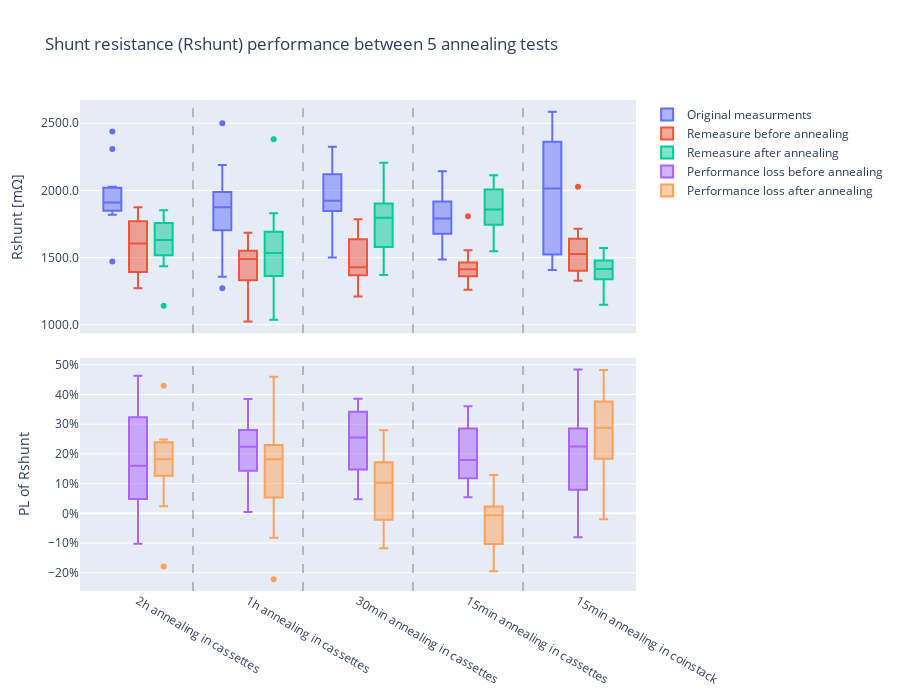

This figure's notebook cell:
### Code cell
Annealing_test_wide_Rshunt = Annealing_test_wide[Annealing_test_wide['Rshunt_PLaA'] < 0.6]
Annealing_test_wide_Rshunt = Annealing_test_wide_Rshunt[Annealing_test_wide_Rshunt['Rshunt_PLbA'] < 0.6]

fig_Rshunt = make_subplots(rows=2, cols=1,shared_xaxes = True, vertical_spacing=0.05)

fig_Rshunt.add_trace(
    go.Box(y=Annealing_test_wide_Rshunt['Rshunt [mΩ]'], x = Annealing_test_wide_Rshunt["Notes"], 
           name = "Original measurments", offsetgroup = "A"),
    row=1, col=1
)

fig_Rshunt.add_trace(
    go.Box(y=Annealing_test_wide_Rshunt['Rshunt [mΩ].1'], x = Annealing_test_wide_Rshunt["Notes"], 
           name = "Remeasure before annealing", offsetgroup = "B"),
    row=1, col=1
)

fig_Rshunt.add_trace(
    go.Box(y=Annealing_test_wide_Rshunt['Rshunt [mΩ].2'], x = Annealing_test_wide_Rshunt["Notes"], 
           name = "Remeasure after annealing", offsetgroup = "C"),
    row=1, col=1
)

fig_Rshunt.add_trace(
    go.Box(y=Annealing_test_wide_Rshunt['Rshunt_PLbA'], x = Annealing_test_wide_Rshunt["Notes"], 
           name = "Performance loss before annealing", offsetgroup = "B"),
    row=2, col=1
)

fig_Rshunt.add_trace(
    go.Box(y=Annealing_test_wide_Rshunt['Rshunt_PLaA'], x = Annealing_test_wide_Rshunt["Notes"], 
           name = "Performance loss after annealing", offsetgroup = "C"),
    row=2, col=1
)

vx = 0.5
fig_Rshunt.add_vline(x=vx, line_width=1, line_dash="dash", line_color="grey")
fig_Rshunt.add_vline(x=vx+1, line_width=1, line_dash="dash", line_color="grey")
fig_Rshunt.add_vline(x=vx+2, line_width=1, line_dash="dash", line_color="grey")
fig_Rshunt.add_vline(x=vx+3, line_width=1, line_dash="dash", line_color="grey")

fig_Rshunt.update_layout(title="Shunt resistance (Rshunt) performance between 5 annealing tests",
                         boxmode='group', height=700, width=900,
                         yaxis=dict(title="Rshunt [mΩ]", tickformat=".1f"),
                         yaxis2=dict(title="PL of Rshunt", dtick=0.1,tickformat=".0%")
                    )
fig_Rshunt.write_image("2.5 Shunt resistance (Rshunt) performance between 5 annealing tests.png", scale=3, width=900, height=600) 
fig_Rshunt.show()

### Figure 1 — Plotly figure (JSON) as saved in the notebook; plotly's stock layout.template omitted (floating-point values rounded to 4 significant figures)
{"data": [{"name": "Original measurments", "offsetgroup": "A", "type": "box", "x": ["2h annealing in cassettes", "2h annealing in cassettes", "2h annealing in cassettes", "2h annealing in cassettes", "2h annealing in cassettes", "2h annealing in cassettes", "2h annealing in cassettes", "2h annealing in cassettes", "2h annealing in cassettes", "2h annealing in cassettes", "2h annealing in cassettes", "1h annealing in cassettes ", "1h annealing in cassettes ", "1h annealing in cassettes ", "1h annealing in cassettes ", "1h annealing in cassettes ", "1h annealing in cassettes ", "1h annealing in cassettes ", "1h annealing in cassettes ", "1h annealing in cassettes ", "1h annealing in cassettes ", "1h annealing in cassettes ", "1h annealing in cassettes ", "30min annealing in cassettes", "30min annealing in cassettes", "30min annealing in cassettes", "30min annealing in cassettes", "30min annealing in cassettes", "30min annealing in cassettes", "30min annealing in cassettes", "30min annealing in cassettes", "30min annealing in cassettes", "30min annealing in cassettes", "30min annealing in cassettes", "15min annealing in cassettes", "15min annealing in cassettes", "15min annealing in cassettes", "15min annealing in cassettes", "15min annealing in cassettes", "15min annealing in cassettes", "15min annealing in cassettes", "15min annealing in cassettes", "15min annealing in cassettes", "15min annealing in cassettes", "15min annealing in cassettes", "15min annealing in cassettes", "15min annealing in coinstack", "15min annealing in coinstack", "15min annealing in coinstack", "15min annealing in coinstack", "15min annealing in coinstack", "15min annealing in coinstack", "15min annealing in coinstack", "15min annealing in coinstack", "15min annealing in coinstack", "15min annealing in coinstack", "15min annealing in coinstack", "15min annealing in coinstack", "15min annealing in coinstack", "15min annealing in coinstack"], "xaxis": "x", "y": [2308.0, 1471.0, 2000.0, 1911.0, 1875.0, 1818.0, 1840.0, 1887.0, 2027.0, 2439.0, 1923.0, 2190.0, 1271.0, 1622.0, 2027.0, 2500.0, 1852.0, 1357.0, 1923.0, 1786.0, 1807.0, 1948.0, 1899.0, 1974.0, 1899.0, 2174.0, 2326.0, 1807.0, 2055.0, 1500.0, 2143.0, 1863.0, 1840.0, 1923.0, 1775.0, 1807.0, 1485.0, 1724.0, 1829.0, 1579.0, 1923.0, 1911.0, 1630.0, 2143.0, 2041.0, 1775.0, 1523.0, 2586.0, 1841.0, 1923.0, 2000.0, 2362.0, 2479.0, 2586.0, 1429.0, 1485.0, 2041.0, 2055.0, 2027.0, 1408.0], "yaxis": "y"}, {"name": "Remeasure before annealing", "offsetgroup": "B", "type": "box", "x": ["2h annealing in cassettes", "2h annealing in cassettes", "2h annealing in cassettes", "2h annealing in cassettes", "2h annealing in cassettes", "2h annealing in cassettes", "2h annealing in cassettes", "2h annealing in cassettes", "2h annealing in cassettes", "2h annealing in cassettes", "2h annealing in cassettes", "1h annealing in cassettes ", "1h annealing in cassettes ", "1h annealing in cassettes ", "1h annealing in cassettes ", "1h annealing in cassettes ", "1h annealing in cassettes ", "1h annealing in cassettes ", "1h annealing in cassettes ", "1h annealing in cassettes ", "1h annealing in cassettes ", "1h annealing in cassettes ", "1h annealing in cassettes ", "30min annealing in cassettes", "30min annealing in cassettes", "30min annealing in cassettes", "30min annealing in cassettes", "30min annealing in cassettes", "30min annealing in cassettes", "30min annealing in cassettes", "30min annealing in cassettes", "30min annealing in cassettes", "30min annealing in cassettes", "30min annealing in cassettes", "15min annealing in cassettes", "15min annealing in cassettes", "15min annealing in cassettes", "15min annealing in cassettes", "15min annealing in cassettes", "15min annealing in cassettes", "15min annealing in cassettes", "15min annealing in cassettes", "15min annealing in cassettes", "15min annealing in cassettes", "15min annealing in cassettes", "15min annealing in cassettes", "15min annealing in coinstack", "15min annealing in coinstack", "15min annealing in coinstack", "15min annealing in coinstack", "15min annealing in coinstack", "15min annealing in coinstack", "15min annealing in coinstack", "15min annealing in coinstack", "15min annealing in coinstack", "15min annealing in coinstack", "15min annealing in coinstack", "15min annealing in coinstack", "15min annealing in coinstack", "15min annealing in coinstack"], "xaxis": "x", "y": [1463.0, 1622.0, 1370.0, 1604.0, 1786.0, 1724.0, 1493.0, 1271.0, 1840.0, 1310.0, 1875.0, 1563.0, 1266.0, 1395.0, 1471.0, 1538.0, 1402.0, 1024.0, 1639.0, 1205.0, 1538.0, 1685.0, 1508.0, 1685.0, 1210.0, 1402.0, 1429.0, 1345.0, 1744.0, 1429.0, 1493.0, 1408.0, 1357.0, 1786.0, 1554.0, 1442.0, 1382.0, 1449.0, 1478.0, 1316.0, 1382.0, 1807.0, 1449.0, 1370.0, 1351.0, 1261.0, 1402.0, 1333.0, 1408.0, 1685.0, 1429.0, 1639.0, 1630.0, 2027.0, 1327.0, 1604.0, 1563.0, 1714.0, 1493.0, 1370.0], "yaxis": "y"}, {"name": "Remeasure after annealing", "offsetgroup": "C", "type": "box", "x": ["2h annealing in cassettes", "2h annealing in cassettes", "2h annealing in cassettes", "2h annealing in cassettes", "2h annealing in cassettes", "2h annealing in cassettes", "2h annealing in cassettes", "2h annealing in cassettes", "2h annealing in cassettes", "2h annealing in cassettes", "2h annealing in cassettes", "1h annealing in cassettes ", "1h annealing in cassettes ", "1h annealing in cassettes ", "1h annealing in cassettes ", "1h annealing in cassettes ", "1h annealing in cassettes ", "1h annealing in cassettes ", "1h annealing in cassettes ", "1h annealing in cassettes ", "1h annealing in cassettes ", "1h annealing in cassettes ", "1h annealing in cassettes ", "30min annealing in cassettes", "30min annealing in cassettes", "30min annealing in cassettes", "30min annealing in cassettes", "30min annealing in cassettes", "30min annealing in cassettes", "30min annealing in cassettes", "30min annealing in cassettes", "30min annealing in cassettes", "30min annealing in cassettes", "30min annealing in cassettes", "15min annealing in cassettes", "15min annealing in cassettes", "15min annealing in cassettes", "15min annealing in cassettes", "15min annealing in cassettes", "15min annealing in cassettes", "15min annealing in cassettes", "15min annealing in cassettes", "15min annealing in cassettes", "15min annealing in cassettes", "15min annealing in cassettes", "15min annealing in cassettes", "15min annealing in coinstack", "15min annealing in coinstack", "15min annealing in coinstack", "15min annealing in coinstack", "15min annealing in coinstack", "15min annealing in coinstack", "15min annealing in coinstack", "15min annealing in coinstack", "15min annealing in coinstack", "15min annealing in coinstack", "15min annealing in coinstack", "15min annealing in coinstack", "15min annealing in coinstack", "15min annealing in coinstack"], "xaxis": "x", "y": [1765.0, 1734.0, 1141.0, 1435.0, 1493.0, 1604.0, 1796.0, 1596.0, 1657.0, 1852.0, 1630.0, 1515.0, 1038.0, 1754.0, 1563.0, 1351.0, 1630.0, 1132.0, 1478.0, 1376.0, 1829.0, 2381.0, 1554.0, 2206.0, 1370.0, 1796.0, 1676.0, 1515.0, 1714.0, 1546.0, 1923.0, 1841.0, 1829.0, 2027.0, 1546.0, 1974.0, 1775.0, 1667.0, 1807.0, 1714.0, 1948.0, 1899.0, 1818.0, 2069.0, 2041.0, 2113.0, 1389.0, 1478.0, 1415.0, 1382.0, 1293.0, 1415.0, 1546.0, 1339.0, 1442.0, 1515.0, 1571.0, 1310.0, 1429.0, 1149.0], "yaxis": "y"}, {"name": "Performance loss before annealing", "offsetgroup": "B", "type": "box", "x": ["2h annealing in cassettes", "2h annealing in cassettes", "2h annealing in cassettes", "2h annealing in cassettes", "2h annealing in cassettes", "2h annealing in cassettes", "2h annealing in cassettes", "2h annealing in cassettes", "2h annealing in cassettes", "2h annealing in cassettes", "2h annealing in cassettes", "1h annealing in cassettes ", "1h annealing in cassettes ", "1h annealing in cassettes ", "1h annealing in cassettes ", "1h annealing in cassettes ", "1h annealing in cassettes ", "1h annealing in cassettes ", "1h annealing in cassettes ", "1h annealing in cassettes ", "1h annealing in cassettes ", "1h annealing in cassettes ", "1h annealing in cassettes ", "30min annealing in cassettes", "30min annealing in cassettes", "30min annealing in cassettes", "30min annealing in cassettes", "30min annealing in cassettes", "30min annealing in cassettes", "30min annealing in cassettes", "30min annealing in cassettes", "30min annealing in cassettes", "30min annealing in cassettes", "30min annealing in cassettes", "15min annealing in cassettes", "15min annealing in cassettes", "15min annealing in cassettes", "15min annealing in cassettes", "15min annealing in cassettes", "15min annealing in cassettes", "15min annealing in cassettes", "15min annealing in cassettes", "15min annealing in cassettes", "15min annealing in cassettes", "15min annealing in cassettes", "15min annealing in cassettes", "15min annealing in coinstack", "15min annealing in coinstack", "15min annealing in coinstack", "15min annealing in coinstack", "15min annealing in coinstack", "15min annealing in coinstack", "15min annealing in coinstack", "15min annealing in coinstack", "15min annealing in coinstack", "15min annealing in coinstack", "15min annealing in coinstack", "15min annealing in coinstack", "15min annealing in coinstack", "15min annealing in coinstack"], "xaxis": "x2", "y": [0.3658, -0.1027, 0.3151, 0.1604, 0.04763, 0.05174, 0.189, 0.3263, 0.09203, 0.4629, 0.02503, 0.2865, 0.004205, 0.1395, 0.2745, 0.3846, 0.243, 0.2457, 0.1475, 0.3253, 0.1487, 0.1348, 0.206, 0.1461, 0.3629, 0.3552, 0.3857, 0.2556, 0.1512, 0.04762, 0.3035, 0.2441, 0.2624, 0.07141, 0.1243, 0.2019, 0.06911, 0.1594, 0.1921, 0.1667, 0.2811, 0.05423, 0.1111, 0.3607, 0.3378, 0.2899, 0.07946, 0.4844, 0.2347, 0.1236, 0.2857, 0.306, 0.3424, 0.2162, 0.07079, -0.08019, 0.2344, 0.1657, 0.2637, 0.02739], "yaxis": "y2"}, {"name": "Performance loss after annealing", "offsetgroup": "C", "type": "box", "x": ["2h annealing in cassettes", "2h annealing in cassettes", "2h annealing in cassettes", "2h annealing in cassettes", "2h annealing in cassettes", "2h annealing in cassettes", "2h annealing in cassettes", "2h annealing in cassettes", "2h annealing in cassettes", "2h annealing in cassettes", "2h annealing in cassettes", "1h annealing in cassettes ", "1h annealing in cassettes ", "1h annealing in cassettes ", "1h annealing in cassettes ", "1h annealing in cassettes ", "1h annealing in cassettes ", "1h annealing in cassettes ", "1h annealing in cassettes ", "1h annealing in cassettes ", "1h annealing in cassettes ", "1h annealing in cassettes ", "1h annealing in cassettes ", "30min annealing in cassettes", "30min annealing in cassettes", "30min annealing in cassettes", "30min annealing in cassettes", "30min annealing in cassettes", "30min annealing in cassettes", "30min annealing in cassettes", "30min annealing in cassettes", "30min annealing in cassettes", "30min annealing in cassettes", "30min annealing in cassettes", "15min annealing in cassettes", "15min annealing in cassettes", "15min annealing in cassettes", "15min annealing in cassettes", "15min annealing in cassettes", "15min annealing in cassettes", "15min annealing in cassettes", "15min annealing in cassettes", "15min annealing in cassettes", "15min annealing in cassettes", "15min annealing in cassettes", "15min annealing in cassettes", "15min annealing in coinstack", "15min annealing in coinstack", "15min annealing in coinstack", "15min annealing in coinstack", "15min annealing in coinstack", "15min annealing in coinstack", "15min annealing in coinstack", "15min annealing in coinstack", "15min annealing in coinstack", "15min annealing in coinstack", "15min annealing in coinstack", "15min annealing in coinstack", "15min annealing in coinstack", "15min annealing in coinstack"], "xaxis": "x2", "y": [0.2353, -0.1792, 0.4297, 0.2488, 0.204, 0.1177, 0.02393, 0.1542, 0.1823, 0.2407, 0.1522, 0.3081, 0.1834, -0.08184, 0.2292, 0.4594, 0.1196, 0.166, 0.2315, 0.2294, -0.01221, -0.2222, 0.1813, -0.1177, 0.2785, 0.1737, 0.2793, 0.1616, 0.1657, -0.03092, 0.1026, 0.01226, 0.006106, -0.05406, 0.1289, -0.0921, -0.1953, 0.0333, 0.01206, -0.08572, -0.013, 0.006338, -0.1152, 0.0345, 0, -0.1901, 0.08797, 0.4286, 0.2311, 0.2811, 0.3535, 0.4009, 0.3763, 0.4822, -0.009651, -0.02021, 0.2304, 0.3625, 0.2952, 0.1839], "yaxis": "y2"}], "layout": {"boxmode": "group", "height": 700, "shapes": [{"line": {"color": "grey", "dash": "dash", "width": 1}, "type": "line", "x0": 0.5, "x1": 0.5, "xref": "x", "y0": 0, "y1": 1, "yref": "y domain"}, {"line": {"color": "grey", "dash": "dash", "width": 1}, "type": "line", "x0": 0.5, "x1": 0.5, "xref": "x2", "y0": 0, "y1": 1, "yref": "y2 domain"}, {"line": {"color": "grey", "dash": "dash", "width": 1}, "type": "line", "x0": 1.5, "x1": 1.5, "xref": "x", "y0": 0, "y1": 1, "yref": "y domain"}, {"line": {"color": "grey", "dash": "dash", "width": 1}, "type": "line", "x0": 1.5, "x1": 1.5, "xref": "x2", "y0": 0, "y1": 1, "yref": "y2 domain"}, {"line": {"color": "grey", "dash": "dash", "width": 1}, "type": "line", "x0": 2.5, "x1": 2.5, "xref": "x", "y0": 0, "y1": 1, "yref": "y domain"}, {"line": {"color": "grey", "dash": "dash", "width": 1}, "type": "line", "x0": 2.5, "x1": 2.5, "xref": "x2", "y0": 0, "y1": 1, "yref": "y2 domain"}, {"line": {"color": "grey", "dash": "dash", "width": 1}, "type": "line", "x0": 3.5, "x1": 3.5, "xref": "x", "y0": 0, "y1": 1, "yref": "y domain"}, {"line": {"color": "grey", "dash": "dash", "width": 1}, "type": "line", "x0": 3.5, "x1": 3.5, "xref": "x2", "y0": 0, "y1": 1, "yref": "y2 domain"}], "title": {"text": "Shunt resistance (Rshunt) performance between 5 annealing tests"}, "width": 900, "xaxis": {"anchor": "y", "domain": [0, 1], "matches": "x2", "showticklabels": false}, "xaxis2": {"anchor": "y2", "domain": [0, 1]}, "yaxis": {"anchor": "x", "domain": [0.525, 1], "tickformat": ".1f", "title": {"text": "Rshunt [mΩ]"}}, "yaxis2": {"anchor": "x2", "domain": [0, 0.475], "dtick": 0.1, "tickformat": ".0%", "title": {"text": "PL of Rshunt"}}}}
